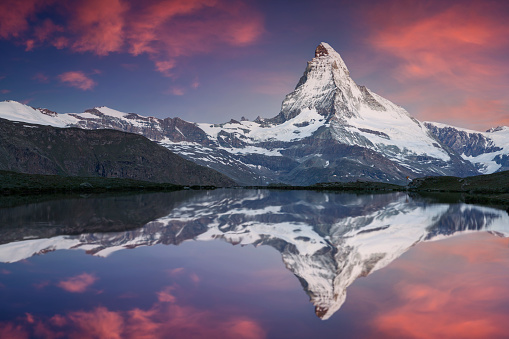
#> input picture Lab1/data/matterhorn.jpg, 509 x 339 px; the run also reads 3 pictures not shown here
$ jupyter execute --allow-errors 01_introduction_image_processing_2024.ipynb   (shell and % lines are left out)
#> lines starting #> are read from the running program, lines starting #| are printed output that depends on the picture; after the words box and inside, x2 and y2 are one past the last pixel; in counts of white or black regions, pixels touching at a corner belong together
**Students' name**

Seif Labib - seif.labib@epfl.ch

This aim of this course is to review the evolution of image processing tools, from basics to deep learning algorithms. The semester is split into four labs :

* **Lab 1** : Introduction to Image Processing
* **Lab 2** : Object detection
* **Lab 3** : Object tracking
* **Lab 4** : Introduction to Deep Learning

Let's start with the first chapter of this course!

# Chapter 1 : Introduction to Image Processing

(100 points)

[cell 1]
import cv2 as cv
import numpy as np
import os
import math
#> (the rest of this cell did not finish here and is left out)

## 1.1 Introduction to Basic Image Processing Using OpenCV and NumPy

(20 points)

In this section we start with the basic image processing in Python.

**Goals:**

1. Read an image, access and modify pixel values
2. Change color space
3. Understand the concepts of histogram and histogram equalization

### 1.1.1 Read an image, access and modify pixel values

The code in the next section shows how you can load an image into the Jupyter notebook.

[cell 2]
# reading an image
img = cv.imread(os.path.join('.', 'data', 'matterhorn.jpg'))
#> img is the input picture: shape (339, 509, 3); mean B, G, R 115.7, 95.9, 110
print('Image has dimensions: {}'.format(img.shape))
#| Image has dimensions: (339, 509, 3)
print('There is a total of {} elements'.format(img.size))
#| There is a total of 517653 elements

OpenCV loads the image in a type of variable called a NumPy array. Elements of a NumPy array are accessed through indexing with the operator `[.]` where `.` indicates which dimensions you're accessing. The dimensions are organized as follows: `rows, cols, channels`. More information about indexing in NumPy is in the [doc](https://docs.scipy.org/doc/numpy/reference/arrays.indexing.html).

**QUESTION:** (/2)
- What do `rows, cols, channels` represent in the image?
- What is the value of channels for grayscale and colored image?
- Is the `matterhorn.jpg` image a grayscale or color image? Why?
- What is the meaning of each channel when the image is loaded with OpenCV ([Hint](https://docs.opencv.org/4.x/d4/da8/group__imgcodecs.html#ga288b8b3da0892bd651fce07b3bbd3a56))

**YOUR ANSWER**

- The rows represent the y axis of the images, while cols represents the columns, so the x axis of the images. The intersection of both columns and rows is the pixels. The channels represent the BGR channels, representing the blue, green and red channels of the pixels, each having a value for the specific colour, all combined to produce the actual color of the pixel seen on the image.

- A Greyscale image has all channels with the same intensity/value for each pixel (eg. (100, 100, 100)), and what varies in the image is the intensity of grey rather than the actual colour. The coloured image would have channels with different values for each given pixel, as the channels represent the actual color, so for a blue pixel, the channels would have the values (200, 0, 0) or a variation of this, since we want the pixel to be "dominated" by the blue colours, but still we would want to represent different shades of blue... (Same applies for both other channels.)

- The `matterhorn.jpg` image is a coloured image, since for a given pixel, its BGR values are different. Or we can just display the image (next kernel) and check for ourselves.

- OpenCV follows the BGR protocol (Blue, Green, Red), so the channels represent the intensity of each colour for the given pixel. The intensity can be seen as a "comparison" between colours to produce the pixel colour, meaning how much blue, green and red to mix to produce the wanted colour, if I mess up a certain colour value, I would have to "mess up" the other colours by the same percentage to balance things out and produce the same wanted colour for the pixel, since the mixing is comparative.

In the next cell we display the image using the provided function `display_image()` in file `utils.py`.

#> (a cell that did not finish here is left out)

Now that you have an image loaded in the notebook, let's extract some properties from it. Here is how you can access a pixel or a region of the image, and modify a pixel value.

[cell 4]
pixel_row = 10
pixel_col = 10

# accessing pixel (pixel_x, pixel_y)
print('Pixel value at location {}x{} is {}'.format(pixel_row, pixel_col, img[pixel_row, pixel_col]))
#| Pixel value at location 10x10 is [63 39 87]

# accessing region of the image starting at(pixel_row, pixel_col)
region_size = 10
img_region = img[pixel_row:pixel_row+region_size, pixel_col:pixel_col+region_size]
print('Region size is {}'.format(img_region.shape))
#| Region size is (10, 10, 3)

# modifying pixel value
img[pixel_row, pixel_col] = [0, 0, 0]
#> img: shape (339, 509, 3); under 0.01% of pixels changed, all inside (x1, y1, x2, y2) = (10, 10, 11, 11)
print('New pixel value at location {}x{} is {}'.format(pixel_row, pixel_col, img[pixel_row, pixel_col]))
#| New pixel value at location 10x10 is [0 0 0]

[cell 5]
img[pixel_row:pixel_row+region_size, pixel_col:pixel_col+region_size] = [0, 0, 0]
#> img: shape (339, 509, 3); mean B, G, R 115.6, 95.9, 109.9
#> (the rest of this cell did not finish here and is left out)

**QUESTION:** (/1)

In the next cell, change the color of the pixels to white in a rectangle of size (40, 100) starting from the pixel (30, 60) and show the new image.

[cell 6]
# modifying pixel value

## YOUR CODE HERE
pixel_row = 30
pixel_col = 60

# accessing pixel (pixel_x, pixel_y)
print('Pixel value at location {}x{} is {}'.format(pixel_row, pixel_col, img[pixel_row, pixel_col]))
#| Pixel value at location 30x60 is [79 46 80]

row_region = 40
col_region = 100

img_region = img[pixel_row:pixel_row+row_region, pixel_col:pixel_col+col_region]
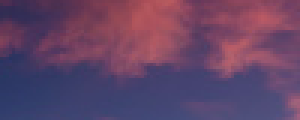
#> img_region: shape (40, 100, 3) (shown 3 times larger); mean B, G, R 102.9, 68.3, 99.7
print('Region size is {}'.format(img_region.shape))
#| Region size is (40, 100, 3)

# modifying pixel value
img[pixel_row, pixel_col] = [255, 255, 255]
#> img: shape (339, 509, 3); mean B, G, R 115.6, 95.9, 109.9
img[pixel_row:pixel_row+row_region, pixel_col:pixel_col+col_region] = [255, 255, 255]
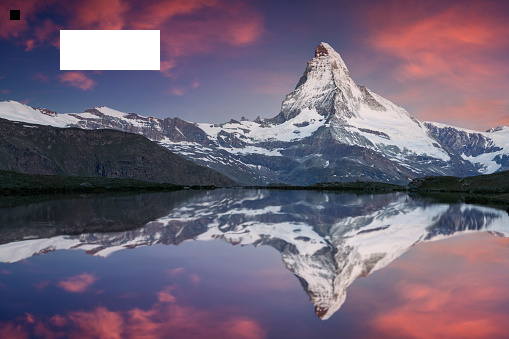
#> img: shape (339, 509, 3); mean B, G, R 119.2, 100.2, 113.5
print('New pixel value at location {}x{} is {}'.format(pixel_row, pixel_col, img[pixel_row, pixel_col]))
#| New pixel value at location 30x60 is [255 255 255]

# Display the modified image with white rectangle
#> (the rest of this cell did not finish here and is left out)

### 1.1.2 Colorspace Conversion

Now, you will learn how to convert images from one colorspace to another, like BGR ↔ Gray, BGR ↔ YUV etc. There are more than 150 color-space conversion methods available in OpenCV.

**QUESTION:** (/4)

In the next two cells, implements the conversion function going from BGR image to GRAY image and BGR to YUV image. There are built-in functions in OpenCV doing exactly that but for the moment we'll ask you to implement your **own** function in order to get the idea of what is happening under the hood.

[cell 7]
def convert_bgr_to_grayscale(frame):
    """
    Convert a given bgr image into grayscale image
    :param frame: Color image to convert
    :return: Grayscale image as numpy array
    """

    # YOUR CODE HERE
    image = frame[:, :, 0] * 0.114 + frame[0, 0, 1] * 0.587 + frame[0, 0, 2] * 0.299

    return image.astype(np.float32)

[cell 8]
def convert_bgr_to_yuv(frame):
    """
    Convert a given rgb image into hsv image
    :param frame: Color image to convert
    :return: YUV image as numpy array
    """

    # YOUR CODE HERE
    image = np.zeros(frame.shape, dtype=np.float32)
    image[:, :, 0] = (frame[:, :, 0] * 0.114) + (frame[:, :, 1] * 0.587) + (frame[:, :, 2] * 0.299)
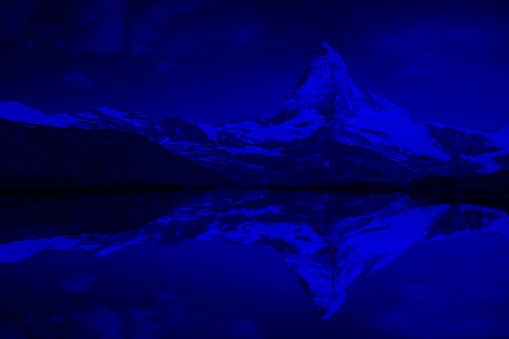
#> image: shape (339, 509, 3) float32; mean B, G, R 102.4, 0, 0
    image[:, :, 1] = 0.493 * (frame[:, :, 0] - image[:, :, 0])
    image[:, :, 2] = 0.877 * (frame[:, :, 2] - image[:, :, 0])
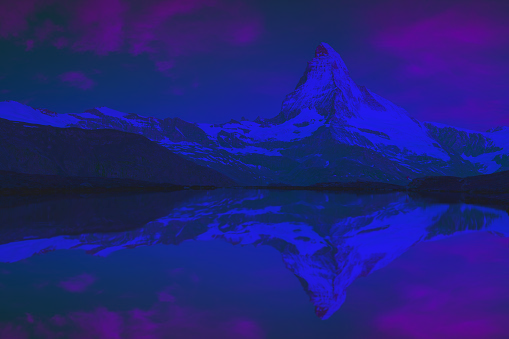
#> image: shape (339, 509, 3) float32; mean B, G, R 102.4, 6.6, 6.7; drawn with min black and max white

    image[:, :, 0] = np.clip(image[:, :, 0], 0, 255)

    # Normally, the U & V channels are centered around 0, or rather in the range [-127, 128], and we need to convert that range to [0, 255]
    image[:, :, 1] += 128
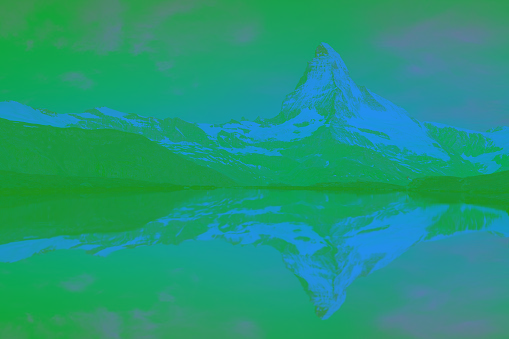
#> image: shape (339, 509, 3) float32; mean B, G, R 102.4, 134.5, 6.7; drawn with min black and max white
    image[:, :, 2] += 128
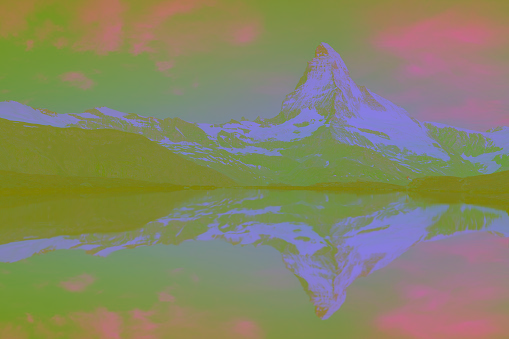
#> image: shape (339, 509, 3) float32; mean B, G, R 102.4, 134.5, 134.7

    return image.astype(np.uint8)
#> returned value: shape (339, 509, 3)

The following lines shows the conversion based on your implementation and the built-in function from OpenCV. If everything went well, the two should match.

[cell 9]
# Load image
img = cv.imread(os.path.join('.', 'data', 'matterhorn.jpg'))
# convert to gray + hsv
img_gray = convert_bgr_to_grayscale(img)
img_yuv = convert_bgr_to_yuv(img)
gt_gray = cv.cvtColor(img, cv.COLOR_BGR2GRAY)
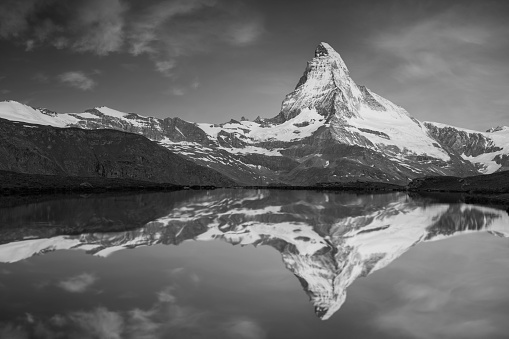
#> gt_gray: shape (339, 509); min 0, max 245, mean 102.4
gt_yuv = cv.cvtColor(img, cv.COLOR_BGR2YUV)
#> gt_yuv: shape (339, 509, 3); mean of channels 0, 1, 2 102.4, 134.5, 134.7
# Display
#> (the rest of this cell did not finish here and is left out)

Now you know how to convert *BGR* image to any color space, you can use this to extract a colored object. In *HSV*, it is more easier to represent a color than in *BGR* colorspace. Here is the method to extract a colored object:

1. Reading an input image
2. Convert from *BGR* to *HSV* color-space using bluit-in function from OpenCV
3. We threshold the *HSV* image to extract the pixels in the desired color range.

**QUESTION:** (/2)

First, implement the function `threshold_bgr_image()` to threshold the color image in the desired color range.

**Hint**: You may use the OpenCV functions `inRange()` and `bitwise_and()`.

[cell 10]
def threshold_bgr_image(frame, lower, upper):
    """
    Segment image.
        1. Convert image to HSV color space
        2. Find pixels in the desired color range (lower, upper)
        3. Apply the mask to the image.
    :param frame: BGR image to segment
    :param lower: Lower threshold value
    :param upper: Upper threshold value
    :return res: Segmented image
    :return mask: binary mask
    """
    converted = cv.cvtColor(frame, cv.COLOR_BGR2HSV)
    mask = cv.inRange(converted, lower, upper)
    res = cv.bitwise_and(frame, frame, mask=mask)


    return res, mask

The next cell test your function on the blue pixels of the image.

[cell 11]
# 1. Read input
img = cv.imread(os.path.join('data', 'circles_color.png'))
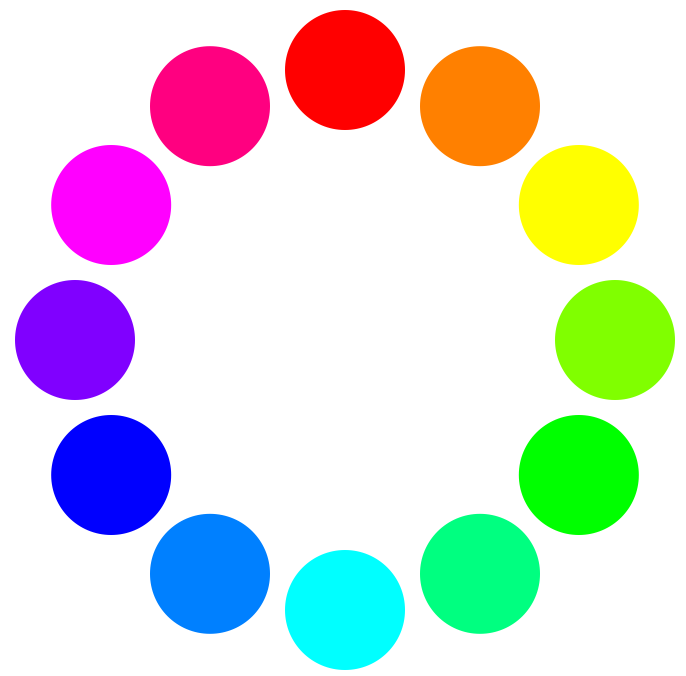
#> input picture Lab1/data/circles_color.png, 686 x 676 px
#> img is the input picture: shape (676, 686, 3); mean B, G, R 217.7, 217.7, 217.7

# 2. Define range of blue color in HSV
lower = np.asarray([90,120,120])
upper = np.asarray([130,255,255])
im, mask = threshold_bgr_image(img, lower, upper)
#> in threshold_bgr_image, `mask = cv.inRange(converted, lower, upper)`:
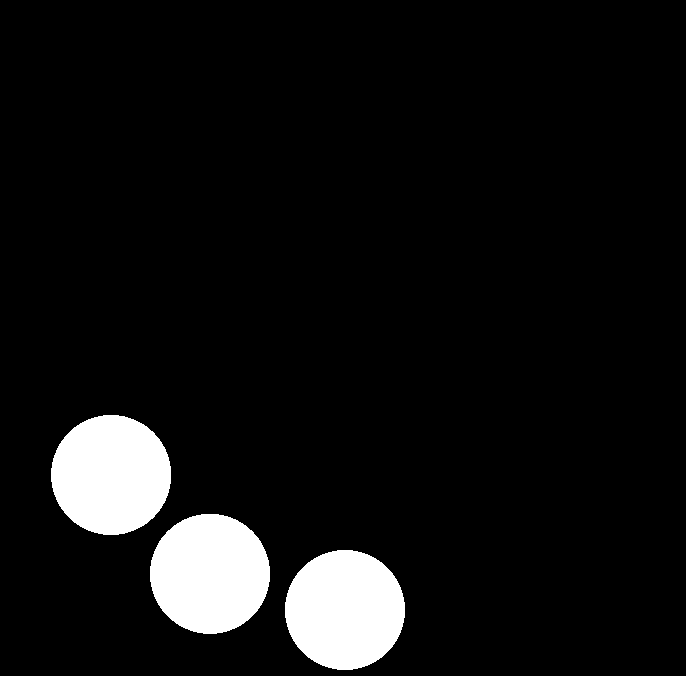
#> mask: shape (676, 686); 7.3% white; 3 white regions, box (x1, y1, x2, y2) and area: (51, 415, 171, 535) 11326, (150, 514, 270, 634) 11326, (285, 550, 405, 670) 11304

# 3. Display using subplots
#> (the rest of this cell did not finish here and is left out)

In order to find *HSV* values, you can use the same function, `cv.cvtColor()`. Instead of passing an image, you just pass the *BGR* values you want. The next cell shows an example to find the HSV value of red.

[cell 12]
red = np.uint8([[[0, 0, 255 ]]])
hsv_red = cv.cvtColor(red, cv.COLOR_BGR2HSV)
print( 'HSV component {}'.format(hsv_red))

yellow = np.uint8([[[0, 255, 255 ]]])
hsv_yellow = cv.cvtColor(yellow, cv.COLOR_BGR2HSV)
print( 'HSV component {}'.format(hsv_yellow))

**QUESTION:** (/2)

Try to extract the **Yellow** circle. Comment and show the result.

[cell 13]
# 1. Read input
img = cv.imread(os.path.join('data', 'circles_color.png'))

# 2. Extract yellow color in HSV

### Your code here ###
lower = np.asarray([30, 255, 100])
upper = np.asarray([30, 255, 255])

im, mask = threshold_bgr_image(img, lower,upper)
#> in threshold_bgr_image (call 2), `res = cv.bitwise_and(frame, frame, mask=mask)`:
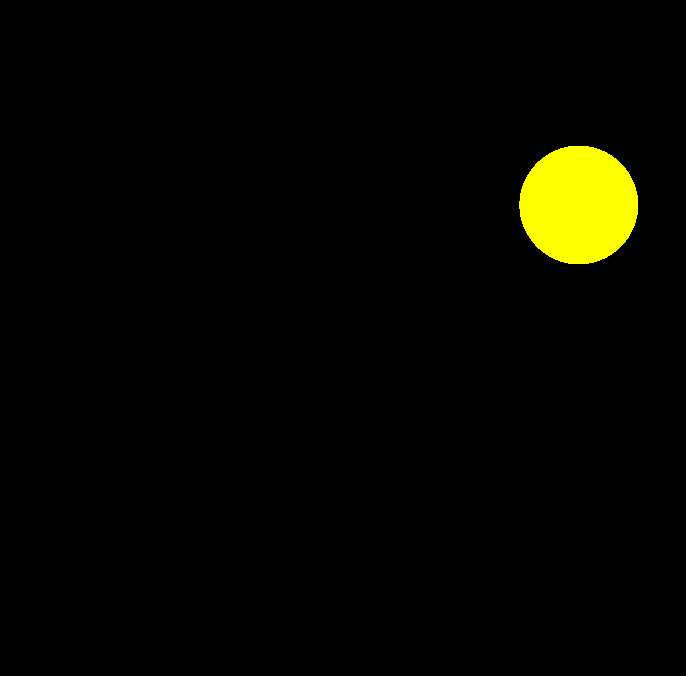
#> res: shape (676, 686, 3); mean B, G, R 0, 6.1, 6.1
#> (the rest of the program and of its run is left out)
